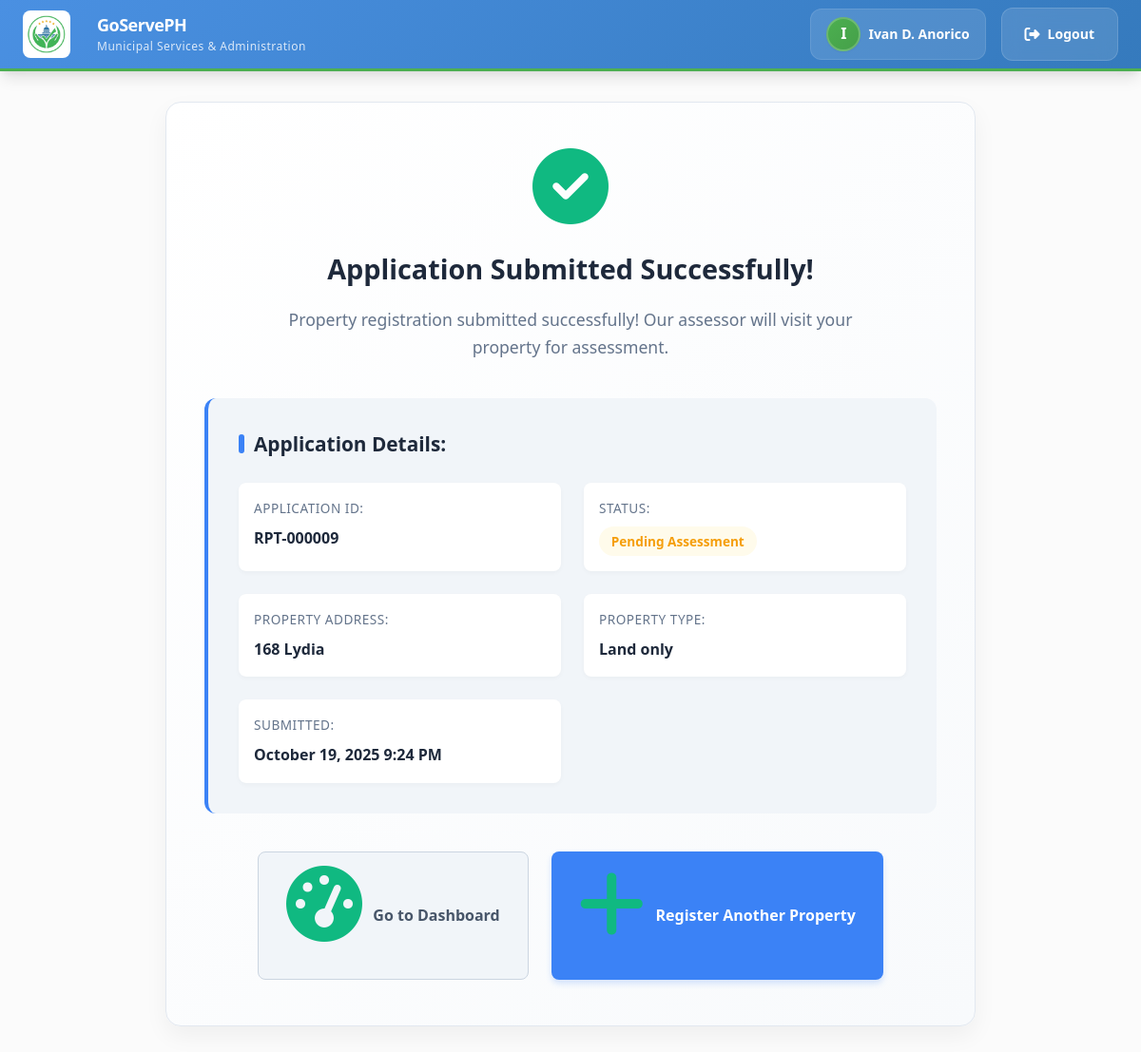
/citizen_portal/rpt_card/register_rpt/register_success.php?application_id=9 (signed in), run on the app's committed database.
### tables this page shows
CREATE TABLE `rpt_applications` (
  `id` int(11) NOT NULL,
  `user_id` int(11) NOT NULL,
  `application_type` enum('new','transfer') NOT NULL DEFAULT 'new',
  `first_name` varchar(100) NOT NULL,
  `middle_name` varchar(100) DEFAULT NULL,
  `last_name` varchar(100) NOT NULL,
  `gender` enum('Male','Female','Other') NOT NULL,
  `date_of_birth` date NOT NULL,
  `civil_status` enum('Single','Married','Divorced','Widowed') NOT NULL,
  `house_number` varchar(50) DEFAULT NULL,
  `street` varchar(255) DEFAULT NULL,
  `barangay` varchar(255) DEFAULT NULL,
  `city` varchar(255) DEFAULT NULL,
  `zip_code` varchar(10) DEFAULT NULL,
  `contact_number` varchar(20) NOT NULL,
  `email` varchar(255) NOT NULL,
  `property_type` enum('land_only','land_with_house') NOT NULL,
  `property_address` varchar(255) NOT NULL,
  `property_barangay` varchar(255) NOT NULL,
  `property_municipality` varchar(255) NOT NULL,
  `previous_tdn` varchar(50) DEFAULT NULL,
  `previous_owner` varchar(255) DEFAULT NULL,
  `status` enum('pending','for_assessment','assessed','approved','rejected','cancelled') NOT NULL DEFAULT 'pending',
  `application_date` datetime NOT NULL DEFAULT current_timestamp(),
  `updated_at` datetime DEFAULT current_timestamp() ON UPDATE current_timestamp()
);

### citizen_portal/rpt_card/register_rpt/register_success.php (the view, shortened to what this page needs)
<?php
require_once '../../../db/RPT/rpt_db.php';
$application = null;
$application_id = $_GET['application_id'] ?? 0;
if ($application_id) {
    try {
        $stmt = $pdo->prepare("SELECT * FROM rpt_applications WHERE id = ? AND user_id = ?");
        $stmt->execute([$application_id, $_SESSION['user_id']]);
        $application = $stmt->fetch(PDO::FETCH_ASSOC);
    } catch (PDOException $e) {
        error_log("Error fetching application: " . $e->getMessage());
        $error_message = "An error occurred while retrieving application details.";
    }
} else {
    $error_message = "No application ID provided.";
}
?>
<!DOCTYPE html>
<html lang="en">
<head>
    <link rel="stylesheet" href="../../citizen_portal/navbar.css">
    <link rel="stylesheet" href="https://cdnjs.cloudflare.com/ajax/libs/font-awesome/6.4.0/css/all.min.css">
    <link rel="stylesheet" href="register_success.css">
</head>
<body>
    <?php include '../../../citizen_portal/navbar.php'; ?>
    <div class="rpt-register-container">
        <div class="success-container">
            <div class="success-message">
                <?php if ($application): ?>
                    <i class="fas fa-check-circle"></i>
                    <h3>Application Submitted Successfully!</h3>
                    <p>Property registration submitted successfully! Our assessor will visit your property for assessment.</p>
                    <div class="application-details">
                        <h4>Application Details:</h4>
                        <div class="details-grid">
                            <div class="detail-item">
                                <span class="detail-label">Application ID:</span>
                                <span class="detail-value">RPT-<?php echo str_pad($application['id'], 6, '0', STR_PAD_LEFT); ?></span>
                            </div>
                            <div class="detail-item">
                                <span class="detail-label">Status:</span>
                                <span class="detail-value status-pending">Pending Assessment</span>
                            </div>
                            <div class="detail-item">
                                <span class="detail-label">Property Address:</span>
                                <span class="detail-value"><?php echo htmlspecialchars($application['property_address']); ?></span>
                            </div>
                            <div class="detail-item">
                                <span class="detail-label">Property Type:</span>
                                <span class="detail-value"><?php echo ucfirst(str_replace('_', ' ', $application['property_type'])); ?></span>
                            </div>
                            <div class="detail-item">
                                <span class="detail-label">Submitted:</span>
                                <span class="detail-value"><?php echo date('F j, Y g:i A', strtotime($application['application_date'])); ?></span>
                            </div>
                        </div>
                    </div>
                <?php endif; ?>
                <div class="success-actions">
                    <button type="button" class="btn-secondary" onclick="window.location.href='../rpt_dashboard.php'">
                        <i class="fas fa-tachometer-alt"></i> Go to Dashboard
                    </button>
                    <button type="button" class="btn-primary" onclick="window.location.href='register_rpt.php'">
                        <i class="fas fa-plus"></i> Register Another Property
                    </button>
                </div>
            </div>
        </div>
    </div>
</body>
</html>

### citizen_portal/navbar.css (style rules this page uses)
:root { --primary-color: #4a90e2; --primary-dark: #357abd; --primary-light: #6ba8e9; --secondary-color: #9aa5b1; --accent-color: #4caf50; --accent-dark: #45a049; --accent-light: #66bb6a; --background-color: #fbfbfb; --white: #ffffff; --gray-light: #f8f9fa; --gray-medium: #e9ecef; --gray-dark: #6c757d; --text-primary: #2d3748; --text-secondary: #4a5568; --text-light: #718096; --font-family: 'Segoe UI', Tahoma, Geneva, Verdana, sans-serif; --font-size-xs: 0.75rem; --font-size-sm: 0.875rem; --font-size-base: 1rem; --font-size-lg: 1.125rem; --font-size-xl: 1.25rem; --font-size-2xl: 1.5rem; --spacing-xs: 0.25rem; --spacing-sm: 0.5rem; --spacing-md: 1rem; --spacing-lg: 1.5rem; --spacing-xl: 2rem; --spacing-2xl: 3rem; --border-radius-sm: 0.375rem; --border-radius-md: 0.5rem; --border-radius-lg: 0.75rem; --border-radius-xl: 1rem; --shadow-sm: 0 1px 2px 0 rgba(0, 0, 0, 0.05); --shadow-md: 0 4px 6px -1px rgba(0, 0, 0, 0.1), 0 2px 4px -1px rgba(0, 0, 0, 0.06); --shadow-lg: 0 10px 15px -3px rgba(0, 0, 0, 0.1), 0 4px 6px -2px rgba(0, 0, 0, 0.05); --transition-fast: 0.15s ease-in-out; --transition-normal: 0.3s ease-in-out; --transition-slow: 0.5s ease-in-out; --z-dropdown: 1000; --z-sticky: 1020; --z-fixed: 1030; --z-modal: 1040; --z-popover: 1050; --z-tooltip: 1060; }
* { margin: 0; padding: 0; box-sizing: border-box; }
body { font-family: var(--font-family); line-height: 1.6; color: var(--text-primary); background-color: var(--background-color); }

### citizen_portal/rpt_card/register_rpt/register_success.css (style rules this page uses)
* { margin: 0; padding: 0; box-sizing: border-box; font-family: 'Segoe UI', Tahoma, Geneva, Verdana, sans-serif; }
body { background-color: #f8fafc; color: #334155; line-height: 1.6; }
.rpt-register-container { max-width: 900px; margin: 2rem auto; padding: 0 1.5rem; }
.success-container { background: linear-gradient(135deg, #ffffff 0%, #f8fafc 100%); border-radius: 16px; box-shadow: 0 10px 25px rgba(0, 0, 0, 0.05); overflow: hidden; border: 1px solid #e2e8f0; transition: transform 0.3s ease, box-shadow 0.3s ease; }
.success-message { padding: 3rem 2.5rem; text-align: center; position: relative; }
.success-message i { font-size: 5rem; color: #10b981; margin-bottom: 1.5rem; display: block; animation: pulse 2s infinite; }
.success-message h3 { font-size: 1.8rem; color: #1e293b; margin-bottom: 1rem; font-weight: 700; }
.success-message p { font-size: 1.1rem; color: #64748b; max-width: 600px; margin: 0 auto 2.5rem; }
.application-details { background-color: #f1f5f9; border-radius: 12px; padding: 2rem; margin: 2rem 0; text-align: left; border-left: 4px solid #3b82f6; }
.application-details h4 { color: #1e293b; margin-bottom: 1.5rem; font-size: 1.3rem; font-weight: 600; display: flex; align-items: center; }
.application-details h4:before { content: ''; display: inline-block; width: 6px; height: 20px; background-color: #3b82f6; margin-right: 10px; border-radius: 3px; }
.details-grid { display: grid; grid-template-columns: repeat(auto-fit, minmax(250px, 1fr)); gap: 1.5rem; }
.detail-item { display: flex; flex-direction: column; padding: 1rem; background-color: white; border-radius: 8px; box-shadow: 0 2px 5px rgba(0, 0, 0, 0.03); }
.detail-label { font-size: 0.85rem; color: #64748b; margin-bottom: 0.5rem; font-weight: 500; text-transform: uppercase; letter-spacing: 0.5px; }
.detail-value { font-size: 1rem; color: #1e293b; font-weight: 600; }
.status-pending { color: #f59e0b; background-color: #fffbeb; padding: 0.3rem 0.8rem; border-radius: 20px; font-size: 0.85rem; display: inline-block; width: fit-content; }
.success-actions { display: flex; justify-content: center; gap: 1.5rem; margin-top: 2.5rem; flex-wrap: wrap; }
.btn-primary, .btn-secondary { padding: 0.9rem 1.8rem; border-radius: 8px; font-weight: 600; font-size: 1rem; cursor: pointer; transition: all 0.3s ease; display: flex; align-items: center; gap: 0.7rem; border: none; text-decoration: none; }
.btn-primary { background-color: #3b82f6; color: white; box-shadow: 0 4px 6px rgba(59, 130, 246, 0.2); }
.btn-secondary { background-color: #f1f5f9; color: #475569; border: 1px solid #cbd5e1; }

### data on the page
rpt_applications: id "000009", property_address "168 Lydia", property_type "Land only", application_date "October 19, 2025 9:24 PM"

### other printed values
substr(htmlspecialchars($full_name), 0, 1) "I"
$full_name "Ivan D. Anorico"
